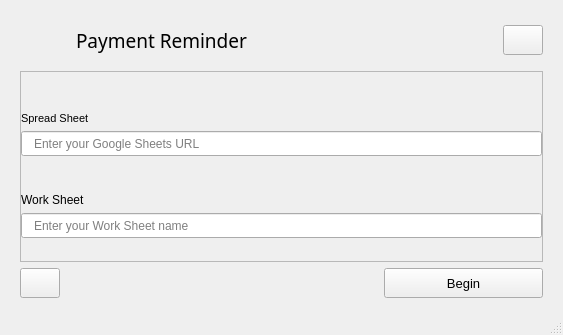
<?xml version="1.0" encoding="UTF-8"?>
<ui version="4.0">
 <class>MainWindow</class>
 <widget class="QMainWindow" name="MainWindow">
  <property name="geometry">
   <rect>
    <x>0</x>
    <y>0</y>
    <width>563</width>
    <height>335</height>
   </rect>
  </property>
  <property name="windowTitle">
   <string>Home</string>
  </property>
  <widget class="QWidget" name="centralwidget">
   <layout class="QVBoxLayout" name="verticalLayout">
    <property name="leftMargin">
     <number>20</number>
    </property>
    <property name="topMargin">
     <number>15</number>
    </property>
    <property name="rightMargin">
     <number>20</number>
    </property>
    <property name="bottomMargin">
     <number>15</number>
    </property>
    <item>
     <layout class="QHBoxLayout" name="horizontalLayout_2">
      <item>
       <widget class="QLabel" name="mainIcon">
        <property name="minimumSize">
         <size>
          <width>50</width>
          <height>50</height>
         </size>
        </property>
        <property name="maximumSize">
         <size>
          <width>50</width>
          <height>50</height>
         </size>
        </property>
        <property name="text">
         <string/>
        </property>
        <property name="pixmap">
         <pixmap resource="../resources/resource.qrc">:/images/icon.ico</pixmap>
        </property>
        <property name="scaledContents">
         <bool>true</bool>
        </property>
       </widget>
      </item>
      <item>
       <widget class="QLabel" name="mainLabel">
        <property name="font">
         <font>
          <family>Calibri Light</family>
          <pointsize>14</pointsize>
         </font>
        </property>
        <property name="text">
         <string>Payment Reminder</string>
        </property>
       </widget>
      </item>
      <item>
       <spacer name="horizontalSpacer_2">
        <property name="orientation">
         <enum>Qt::Horizontal</enum>
        </property>
        <property name="sizeHint" stdset="0">
         <size>
          <width>40</width>
          <height>20</height>
         </size>
        </property>
       </spacer>
      </item>
      <item>
       <widget class="QPushButton" name="settingsButton">
        <property name="minimumSize">
         <size>
          <width>30</width>
          <height>30</height>
         </size>
        </property>
        <property name="toolTip">
         <string>Open settings</string>
        </property>
        <property name="text">
         <string/>
        </property>
        <property name="icon">
         <iconset resource="../resources/resource.qrc">
          <normaloff>:/icons/settings-white.png</normaloff>:/icons/settings-white.png</iconset>
        </property>
        <property name="iconSize">
         <size>
          <width>20</width>
          <height>20</height>
         </size>
        </property>
       </widget>
      </item>
     </layout>
    </item>
    <item>
     <widget class="QFrame" name="inputFrame">
      <property name="frameShape">
       <enum>QFrame::StyledPanel</enum>
      </property>
      <property name="frameShadow">
       <enum>QFrame::Raised</enum>
      </property>
      <layout class="QVBoxLayout" name="verticalLayout_2">
       <property name="leftMargin">
        <number>0</number>
       </property>
       <property name="rightMargin">
        <number>0</number>
       </property>
       <item>
        <spacer name="verticalSpacer_2">
         <property name="orientation">
          <enum>Qt::Vertical</enum>
         </property>
         <property name="sizeHint" stdset="0">
          <size>
           <width>20</width>
           <height>40</height>
          </size>
         </property>
        </spacer>
       </item>
       <item>
        <widget class="QLabel" name="spreadsheetLabel">
         <property name="font">
          <font>
           <pointsize>8</pointsize>
          </font>
         </property>
         <property name="text">
          <string>Spread Sheet</string>
         </property>
        </widget>
       </item>
       <item>
        <widget class="QLineEdit" name="spreadsheetLine">
         <property name="minimumSize">
          <size>
           <width>0</width>
           <height>25</height>
          </size>
         </property>
         <property name="styleSheet">
          <string notr="true">QLineEdit {
	padding-left: 10px;
}</string>
         </property>
         <property name="placeholderText">
          <string>Enter your Google Sheets URL</string>
         </property>
        </widget>
       </item>
       <item>
        <spacer name="verticalSpacer_3">
         <property name="orientation">
          <enum>Qt::Vertical</enum>
         </property>
         <property name="sizeHint" stdset="0">
          <size>
           <width>20</width>
           <height>40</height>
          </size>
         </property>
        </spacer>
       </item>
       <item>
        <widget class="QLabel" name="worksheetLabel">
         <property name="text">
          <string>Work Sheet</string>
         </property>
        </widget>
       </item>
       <item>
        <widget class="QLineEdit" name="worksheetLine">
         <property name="minimumSize">
          <size>
           <width>0</width>
           <height>25</height>
          </size>
         </property>
         <property name="styleSheet">
          <string notr="true">QLineEdit {
	padding-left: 10px;
}</string>
         </property>
         <property name="placeholderText">
          <string>Enter your Work Sheet name</string>
         </property>
        </widget>
       </item>
       <item>
        <spacer name="verticalSpacer">
         <property name="orientation">
          <enum>Qt::Vertical</enum>
         </property>
         <property name="sizeHint" stdset="0">
          <size>
           <width>478</width>
           <height>23</height>
          </size>
         </property>
        </spacer>
       </item>
      </layout>
     </widget>
    </item>
    <item>
     <layout class="QHBoxLayout" name="horizontalLayout" stretch="0,8,4">
      <item>
       <widget class="QPushButton" name="copyMail">
        <property name="minimumSize">
         <size>
          <width>30</width>
          <height>30</height>
         </size>
        </property>
        <property name="toolTip">
         <string>Copy mail to add in the spreadsheet</string>
        </property>
        <property name="text">
         <string/>
        </property>
        <property name="icon">
         <iconset resource="../resources/resource.qrc">
          <normaloff>:/icons/copy-white.png</normaloff>:/icons/copy-white.png</iconset>
        </property>
        <property name="iconSize">
         <size>
          <width>20</width>
          <height>20</height>
         </size>
        </property>
       </widget>
      </item>
      <item>
       <spacer name="horizontalSpacer">
        <property name="orientation">
         <enum>Qt::Horizontal</enum>
        </property>
        <property name="sizeHint" stdset="0">
         <size>
          <width>40</width>
          <height>20</height>
         </size>
        </property>
       </spacer>
      </item>
      <item>
       <widget class="QPushButton" name="beginButton">
        <property name="minimumSize">
         <size>
          <width>0</width>
          <height>30</height>
         </size>
        </property>
        <property name="font">
         <font>
          <pointsize>10</pointsize>
         </font>
        </property>
        <property name="text">
         <string>Begin</string>
        </property>
       </widget>
      </item>
     </layout>
    </item>
   </layout>
  </widget>
  <widget class="QStatusBar" name="statusbar"/>
 </widget>
 <resources>
  <include location="../resources/resource.qrc"/>
 </resources>
 <connections/>
</ui>
